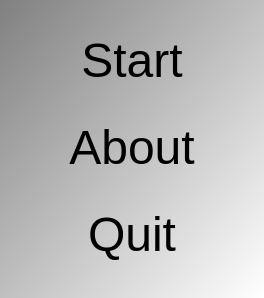
<?xml version="1.0" encoding="UTF-8"?>
<ui version="4.0">
 <class>QtToolMultiEncrangerMenuDialog</class>
 <widget class="QDialog" name="QtToolMultiEncrangerMenuDialog">
  <property name="geometry">
   <rect>
    <x>0</x>
    <y>0</y>
    <width>264</width>
    <height>298</height>
   </rect>
  </property>
  <property name="font">
   <font>
    <pointsize>20</pointsize>
   </font>
  </property>
  <property name="windowTitle">
   <string>MultiEncranger</string>
  </property>
  <property name="windowIcon">
   <iconset resource="ToolMultiEncranger.qrc">
    <normaloff>:/images/ToolMultiEncrangerArrowUp16x16.png</normaloff>:/images/ToolMultiEncrangerArrowUp16x16.png</iconset>
  </property>
  <property name="styleSheet">
   <string notr="true">QDialog { 
background-color: qlineargradient(x1: 0, y1: 0, x2: 1, y2: 1, stop: 0  #808080, stop: 1 #ffffff);
}
QPushButton { background-color: rgb(255, 255, 255);  }
QPushButton { color: rgb(0,0,0); }
QPushButton { font: 48px  }</string>
  </property>
  <layout class="QGridLayout" name="gridLayout">
   <item row="1" column="0">
    <widget class="QPushButton" name="button_about">
     <property name="text">
      <string>About</string>
     </property>
     <property name="flat">
      <bool>true</bool>
     </property>
    </widget>
   </item>
   <item row="2" column="0">
    <widget class="QPushButton" name="button_quit">
     <property name="text">
      <string>Quit</string>
     </property>
     <property name="flat">
      <bool>true</bool>
     </property>
    </widget>
   </item>
   <item row="0" column="0">
    <widget class="QPushButton" name="button_start">
     <property name="text">
      <string>Start</string>
     </property>
     <property name="flat">
      <bool>true</bool>
     </property>
    </widget>
   </item>
  </layout>
 </widget>
 <tabstops>
  <tabstop>button_start</tabstop>
  <tabstop>button_about</tabstop>
  <tabstop>button_quit</tabstop>
 </tabstops>
 <resources>
  <include location="ToolMultiEncranger.qrc"/>
 </resources>
 <connections/>
</ui>
